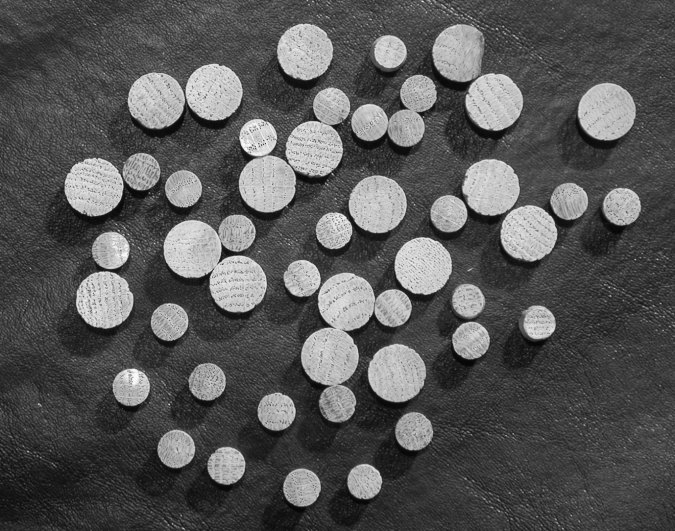
#> input picture Week5/dowels.tif, 675 x 531 px
$ python counting.py
#> lines starting #> are read from the running program, lines starting #| are printed output that depends on the picture; after the words box and inside, x2 and y2 are one past the last pixel; in counts of white or black regions, pixels touching at a corner belong together
import matplotlib.pyplot as plt
from skimage import morphology, measure
import numpy as np

A = plt.imread('dowels.tif')
#> A is the input picture: shape (531, 675); min 2, max 255, mean 86.9
plt.imshow(A); plt.show()
B = A > 100
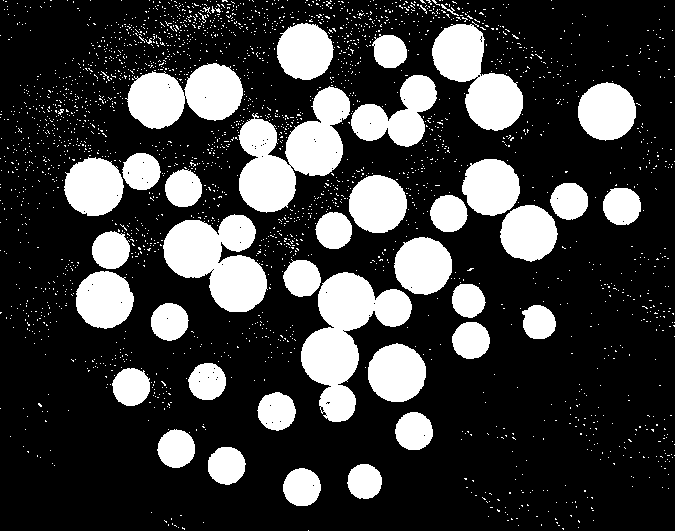
#> B: shape (531, 675) bool; 23.7% white; 2522 white regions (2483 under 20 px), largest, box (x1, y1, x2, y2) and area: (301, 272, 412, 422) 7431, (238, 86, 350, 213) 7334, (163, 214, 268, 312) 6334
plt.imshow(B); plt.show()
B = morphology.erosion(B, np.ones((8, 8)))
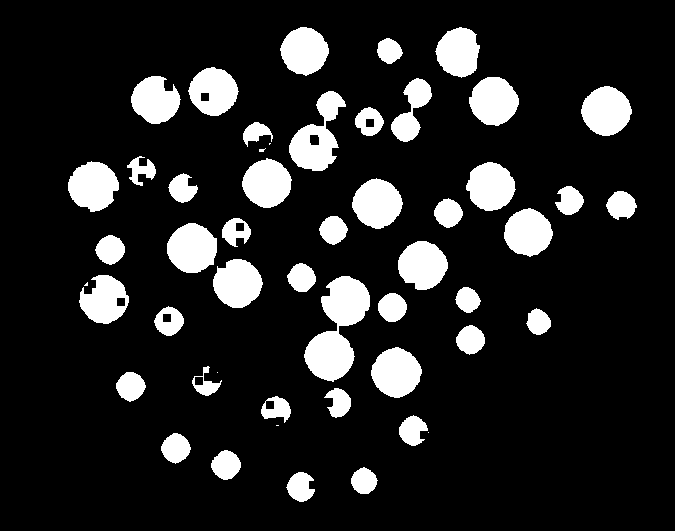
#> B: shape (531, 675) bool; 14% white; 51 white regions (6 under 20 px), largest, box (x1, y1, x2, y2) and area: (304, 276, 370, 382) 3693, (289, 91, 346, 171) 2210, (167, 223, 217, 273) 1921
plt.imshow(B); plt.show()
B = morphology.dilation(B, np.ones((3, 3)))
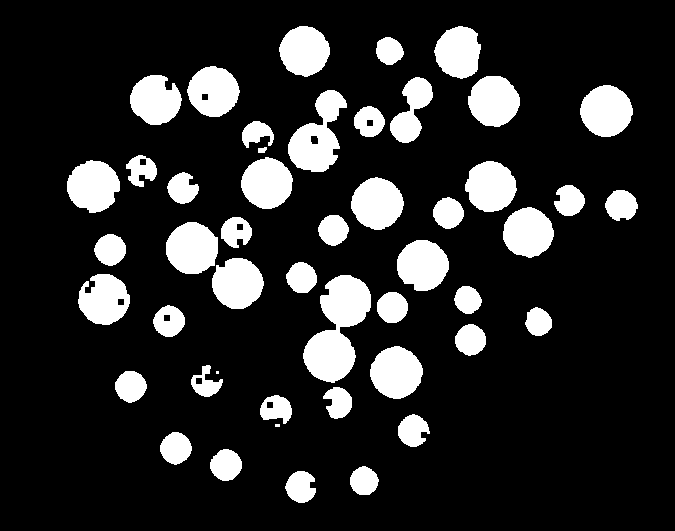
#> B: shape (531, 675) bool; 16.2% white; 48 white regions (2 under 20 px), largest, box (x1, y1, x2, y2) and area: (303, 275, 371, 383) 4113, (288, 90, 347, 172) 2578, (166, 222, 218, 274) 2125
plt.imshow(B); plt.show()
B = morphology.erosion(B, np.ones((5, 5)))
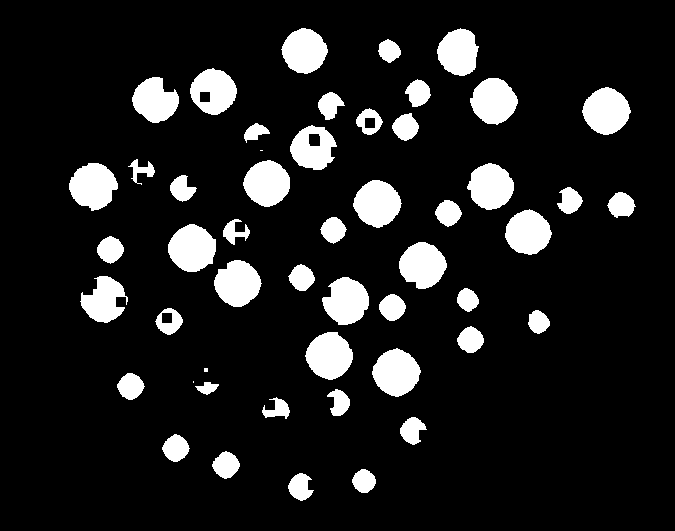
#> B: shape (531, 675) bool; 12% white; 51 white regions (3 under 20 px), largest, box (x1, y1, x2, y2) and area: (168, 224, 216, 272) 1725, (372, 348, 421, 397) 1690, (582, 87, 631, 135) 1685
plt.imshow(B); plt.show()
B = measure.label(B)
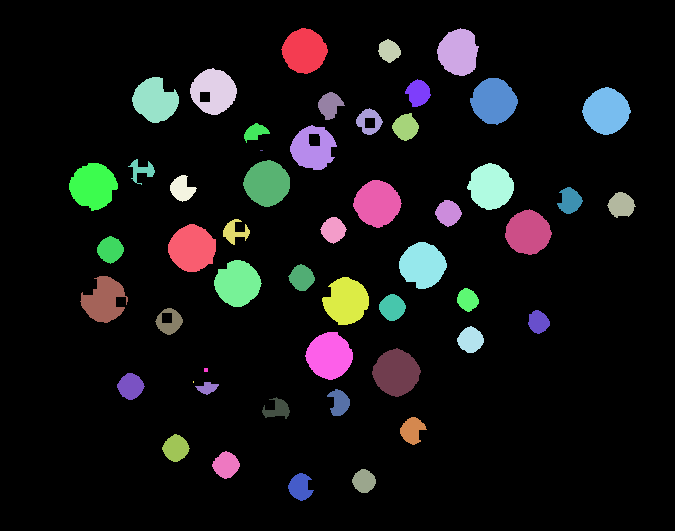
#> B: shape (531, 675) int32; 52 distinct labels, from 0 to 51; one colour per label, 0 black
plt.imshow(B); plt.show()

plt.imshow(B)
counter = 0
for r in measure.regionprops(B):
    if r.area > 150:
        plt.plot(r.centroid[1], r.centroid[0], 'ro')
        counter += 1
#> this loop made 51 passes
#> after the loop, counter = 48
plt.show()
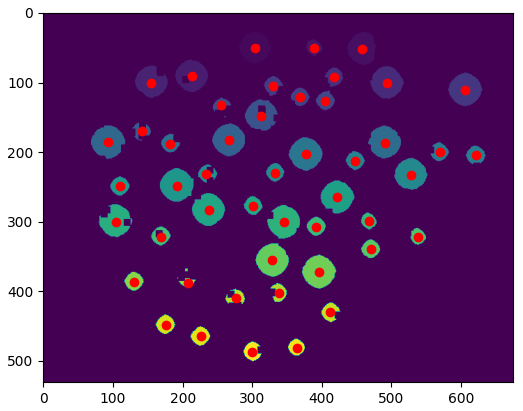
#> figure drawn by matplotlib, 1 panel
print(counter)
#| 48

$ run again, with Week5/rice.tif copied over Week5/dowels.tif
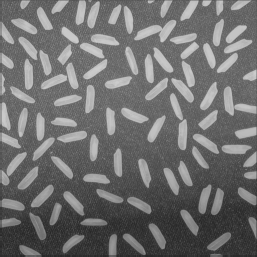
#> input picture Week5/rice.tif, 257 x 257 px
#> A is the input picture: shape (257, 257); min 40, max 205, mean 111
#> `B = measure.label(B)`:
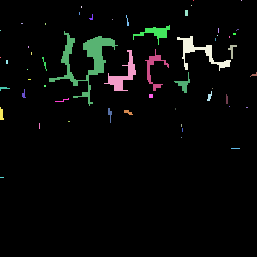
#> B: shape (257, 257) int32; 55 distinct labels, from 0 to 54; one colour per label, 0 black
#> the loop `for r in measure.regionprops(B):` made 54 passes
#> after the loop `for r in measure.regionprops(B):`: counter = 5
#> `plt.show()`:
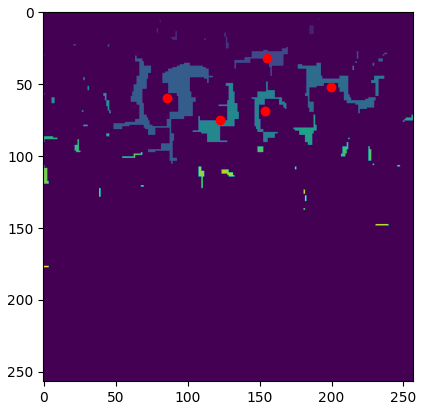
#> figure drawn by matplotlib, 1 panel
#| 5
